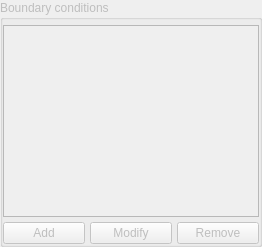
              <widget class="QWidget" name="tab_3">
               <attribute name="title">
                <string>BCs</string>
               </attribute>
               <layout class="QGridLayout" name="gridLayout_7">
                <property name="leftMargin">
                 <number>0</number>
                </property>
                <property name="topMargin">
                 <number>0</number>
                </property>
                <property name="rightMargin">
                 <number>0</number>
                </property>
                <property name="bottomMargin">
                 <number>0</number>
                </property>
                <property name="spacing">
                 <number>5</number>
                </property>
                <item row="0" column="0">
                 <widget class="QGroupBox" name="bc_box">
                  <property name="enabled">
                   <bool>false</bool>
                  </property>
                  <property name="sizePolicy">
                   <sizepolicy hsizetype="Expanding" vsizetype="Preferred">
                    <horstretch>1</horstretch>
                    <verstretch>0</verstretch>
                   </sizepolicy>
                  </property>
                  <property name="title">
                   <string>Boundary conditions</string>
                  </property>
                  <layout class="QGridLayout" name="gridLayout_12">
                   <property name="leftMargin">
                    <number>0</number>
                   </property>
                   <property name="topMargin">
                    <number>5</number>
                   </property>
                   <property name="rightMargin">
                    <number>0</number>
                   </property>
                   <property name="bottomMargin">
                    <number>0</number>
                   </property>
                   <property name="spacing">
                    <number>5</number>
                   </property>
                   <item row="0" column="0" colspan="3">
                    <widget class="QTableWidget" name="bcList">
                     <property name="sizePolicy">
                      <sizepolicy hsizetype="Expanding" vsizetype="Expanding">
                       <horstretch>1</horstretch>
                       <verstretch>0</verstretch>
                      </sizepolicy>
                     </property>
                     <property name="toolTip">
                      <string>List of boundary conditions added to the current equation</string>
                     </property>
                     <property name="editTriggers">
                      <set>QAbstractItemView::EditTrigger::NoEditTriggers</set>
                     </property>
                     <property name="alternatingRowColors">
                      <bool>true</bool>
                     </property>
                     <property name="selectionMode">
                      <enum>QAbstractItemView::SelectionMode::ExtendedSelection</enum>
                     </property>
                     <property name="selectionBehavior">
                      <enum>QAbstractItemView::SelectionBehavior::SelectRows</enum>
                     </property>
                     <attribute name="horizontalHeaderVisible">
                      <bool>false</bool>
                     </attribute>
                     <attribute name="horizontalHeaderCascadingSectionResizes">
                      <bool>false</bool>
                     </attribute>
                     <attribute name="horizontalHeaderDefaultSectionSize">
                      <number>118</number>
                     </attribute>
                     <attribute name="horizontalHeaderHighlightSections">
                      <bool>false</bool>
                     </attribute>
                     <attribute name="horizontalHeaderShowSortIndicator" stdset="0">
                      <bool>false</bool>
                     </attribute>
                     <attribute name="horizontalHeaderStretchLastSection">
                      <bool>true</bool>
                     </attribute>
                     <attribute name="verticalHeaderVisible">
                      <bool>false</bool>
                     </attribute>
                     <attribute name="verticalHeaderDefaultSectionSize">
                      <number>30</number>
                     </attribute>
                     <attribute name="verticalHeaderHighlightSections">
                      <bool>false</bool>
                     </attribute>
                     <column>
                      <property name="text">
                       <string>Face</string>
                      </property>
                      <property name="textAlignment">
                       <set>AlignLeading|AlignVCenter</set>
                      </property>
                     </column>
                     <column>
                      <property name="text">
                       <string>BC</string>
                      </property>
                      <property name="textAlignment">
                       <set>AlignLeading|AlignVCenter</set>
                      </property>
                     </column>
                    </widget>
                   </item>
                   <item row="1" column="0">
                    <widget class="QPushButton" name="btnAddBC">
                     <property name="toolTip">
                      <string>Add a new boundary condition</string>
                     </property>
                     <property name="text">
                      <string>Add</string>
                     </property>
                    </widget>
                   </item>
                   <item row="1" column="1">
                    <widget class="QPushButton" name="btnModifyBC">
                     <property name="toolTip">
                      <string>Modify the selected boundary condition</string>
                     </property>
                     <property name="text">
                      <string>Modify</string>
                     </property>
                    </widget>
                   </item>
                   <item row="1" column="2">
                    <widget class="QPushButton" name="btnRemoveBC">
                     <property name="toolTip">
                      <string>Remove the selected boundary condition</string>
                     </property>
                     <property name="text">
                      <string>Remove</string>
                     </property>
                    </widget>
                   </item>
                  </layout>
                 </widget>
                </item>
               </layout>
              </widget>
